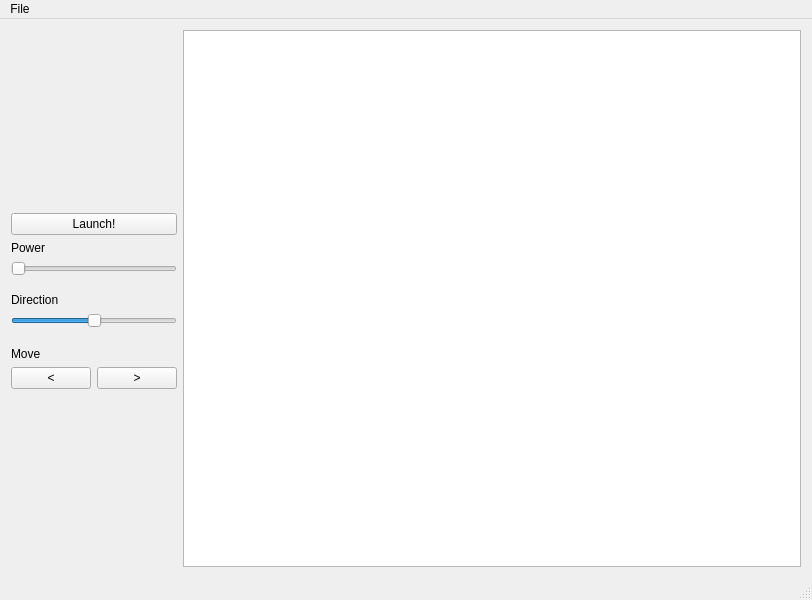
<?xml version="1.0" encoding="UTF-8"?>
<ui version="4.0">
 <class>MainWindowForm</class>
 <widget class="QMainWindow" name="MainWindowForm">
  <property name="geometry">
   <rect>
    <x>0</x>
    <y>0</y>
    <width>812</width>
    <height>600</height>
   </rect>
  </property>
  <property name="windowTitle">
   <string>Tanks</string>
  </property>
  <widget class="QWidget" name="centralWidget">
   <layout class="QGridLayout" name="gridLayout">
    <item row="0" column="0">
     <spacer name="verticalSpacer">
      <property name="orientation">
       <enum>Qt::Vertical</enum>
      </property>
      <property name="sizeHint" stdset="0">
       <size>
        <width>20</width>
        <height>179</height>
       </size>
      </property>
     </spacer>
    </item>
    <item row="0" column="3" rowspan="11">
     <widget class="QGraphicsView" name="graphicsView">
      <property name="focusPolicy">
       <enum>Qt::NoFocus</enum>
      </property>
      <property name="verticalScrollBarPolicy">
       <enum>Qt::ScrollBarAlwaysOff</enum>
      </property>
      <property name="horizontalScrollBarPolicy">
       <enum>Qt::ScrollBarAlwaysOff</enum>
      </property>
     </widget>
    </item>
    <item row="2" column="0">
     <widget class="QLabel" name="label">
      <property name="text">
       <string>Power</string>
      </property>
     </widget>
    </item>
    <item row="3" column="0" colspan="3">
     <widget class="QSlider" name="VelocitySlider">
      <property name="focusPolicy">
       <enum>Qt::NoFocus</enum>
      </property>
      <property name="minimum">
       <number>10</number>
      </property>
      <property name="maximum">
       <number>80</number>
      </property>
      <property name="pageStep">
       <number>1</number>
      </property>
      <property name="value">
       <number>10</number>
      </property>
      <property name="sliderPosition">
       <number>10</number>
      </property>
      <property name="orientation">
       <enum>Qt::Horizontal</enum>
      </property>
     </widget>
    </item>
    <item row="4" column="1">
     <spacer name="verticalSpacer_4">
      <property name="orientation">
       <enum>Qt::Vertical</enum>
      </property>
      <property name="sizeHint" stdset="0">
       <size>
        <width>20</width>
        <height>7</height>
       </size>
      </property>
     </spacer>
    </item>
    <item row="5" column="0">
     <widget class="QLabel" name="label_2">
      <property name="text">
       <string>Direction</string>
      </property>
     </widget>
    </item>
    <item row="6" column="0" colspan="3">
     <widget class="QSlider" name="AngleSlider">
      <property name="focusPolicy">
       <enum>Qt::NoFocus</enum>
      </property>
      <property name="minimum">
       <number>-90</number>
      </property>
      <property name="maximum">
       <number>90</number>
      </property>
      <property name="pageStep">
       <number>5</number>
      </property>
      <property name="tracking">
       <bool>true</bool>
      </property>
      <property name="orientation">
       <enum>Qt::Horizontal</enum>
      </property>
     </widget>
    </item>
    <item row="7" column="0">
     <spacer name="verticalSpacer_3">
      <property name="orientation">
       <enum>Qt::Vertical</enum>
      </property>
      <property name="sizeHint" stdset="0">
       <size>
        <width>20</width>
        <height>8</height>
       </size>
      </property>
     </spacer>
    </item>
    <item row="8" column="0">
     <widget class="QLabel" name="label_3">
      <property name="text">
       <string>Move</string>
      </property>
     </widget>
    </item>
    <item row="9" column="0" colspan="2">
     <widget class="QPushButton" name="leftButton">
      <property name="focusPolicy">
       <enum>Qt::NoFocus</enum>
      </property>
      <property name="text">
       <string>&lt;</string>
      </property>
     </widget>
    </item>
    <item row="9" column="2">
     <widget class="QPushButton" name="rightButton">
      <property name="focusPolicy">
       <enum>Qt::NoFocus</enum>
      </property>
      <property name="text">
       <string>&gt;</string>
      </property>
     </widget>
    </item>
    <item row="10" column="1">
     <spacer name="verticalSpacer_2">
      <property name="orientation">
       <enum>Qt::Vertical</enum>
      </property>
      <property name="sizeHint" stdset="0">
       <size>
        <width>20</width>
        <height>174</height>
       </size>
      </property>
     </spacer>
    </item>
    <item row="1" column="0" colspan="3">
     <widget class="QPushButton" name="LaunchButton">
      <property name="focusPolicy">
       <enum>Qt::NoFocus</enum>
      </property>
      <property name="text">
       <string>Launch!</string>
      </property>
     </widget>
    </item>
   </layout>
  </widget>
  <widget class="QMenuBar" name="menuBar">
   <property name="geometry">
    <rect>
     <x>0</x>
     <y>0</y>
     <width>812</width>
     <height>21</height>
    </rect>
   </property>
   <widget class="QMenu" name="menuFile">
    <property name="title">
     <string>File</string>
    </property>
    <addaction name="actionExit"/>
   </widget>
   <addaction name="menuFile"/>
  </widget>
  <widget class="QStatusBar" name="statusBar"/>
  <action name="actionOpen">
   <property name="text">
    <string>Open</string>
   </property>
  </action>
  <action name="actionAbout">
   <property name="text">
    <string>About</string>
   </property>
  </action>
  <action name="actionSave">
   <property name="text">
    <string>Save</string>
   </property>
  </action>
  <action name="actionSave_As">
   <property name="text">
    <string>Save As</string>
   </property>
  </action>
  <action name="actionExit">
   <property name="text">
    <string>Exit</string>
   </property>
  </action>
  <action name="actionOpen_2">
   <property name="text">
    <string>Open</string>
   </property>
  </action>
  <action name="actionSave_2">
   <property name="text">
    <string>Save</string>
   </property>
  </action>
  <action name="actionSave_As_2">
   <property name="text">
    <string>Save As</string>
   </property>
  </action>
 </widget>
 <layoutdefault spacing="6" margin="11"/>
 <resources/>
 <connections/>
</ui>
